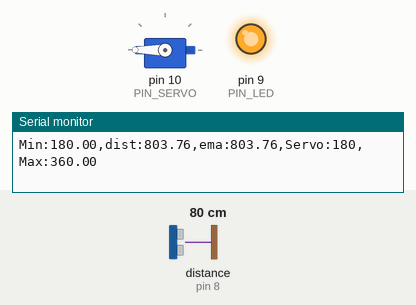
Recording of a sketch running on a simulated Arduino Uno, built with avr-gcc and run on an emulated ATmega328P. Shown: servo, output pins drawn as LEDs (lit = HIGH), the last lines printed to the serial monitor. Wiring (inferred from the names in the program): ultrasonic range finder: trigger pin 12; echo pin 8. The inputs (shaded band) are chosen by the test bench; at power-on: distance to the obstacle (sensor on pin 8) 80 cm. The echo pulse lasts 58.3 µs per cm; pins used as bus, display or sensor lines are not drawn.

Above: at 1.2 s.
1.3 s: distance to the obstacle (sensor on pin 8) set to 35 cm
At 2.0 s:
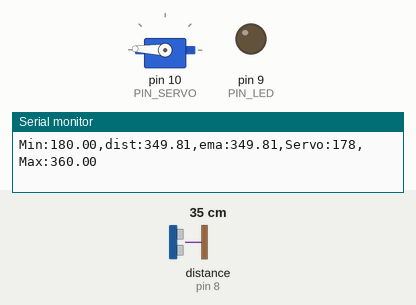
3.1 s: distance to the obstacle (sensor on pin 8) set to 2 cm
At 4.3 s:
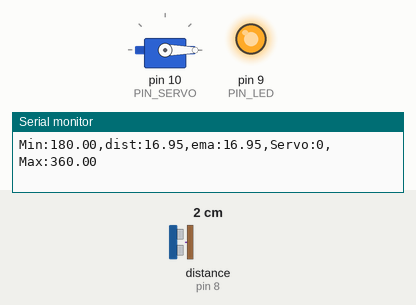
4.6 s: distance to the obstacle (sensor on pin 8) set to 17 cm
7.6 s: distance to the obstacle (sensor on pin 8) set to 19 cm
At 8.9 s:
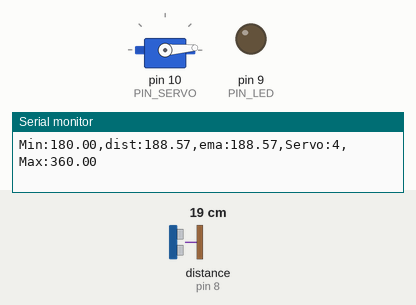
9.2 s: distance to the obstacle (sensor on pin 8) set to 60 cm
At 10.2 s:
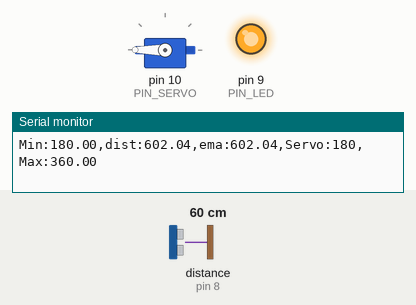
10.7 s: distance to the obstacle (sensor on pin 8) set to 4 cm
At 11.1 s:
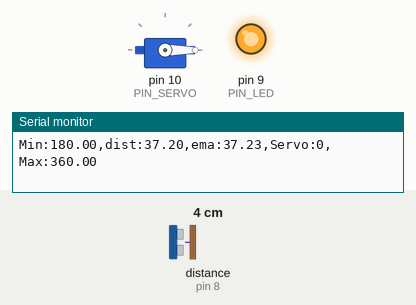
Timing chart, 0 to 13.2 s (numbered marks = the images above; inputs shaded):
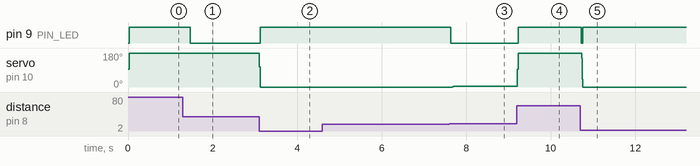

The sketch:

11_example_1.ino
```cpp
#include <Servo.h>

// Arduino pin assignment
#define PIN_LED   9   // LED active-low
#define PIN_TRIG  12  // sonar sensor TRIGGER
#define PIN_ECHO  8   // sonar sensor ECHO
#define PIN_SERVO 10  // servo motor

// Configurable parameters for sonar
#define SND_VEL 346.0          // sound velocity at 24 celsius degree (unit: m/sec)
#define INTERVAL 25            // sampling interval (unit: msec)
#define PULSE_DURATION 10      // ultra-sound Pulse Duration (unit: usec)
#define TIMEOUT ((INTERVAL / 2) * 1000.0)  // maximum echo waiting time (unit: usec)
#define SCALE (0.001 * 0.5 * SND_VEL)  // coefficient to convert duration to distance

#define _EMA_ALPHA 0.2         // EMA weight of new sample (range: 0 to 1)

// Target Distance
#define _DIST_MIN 180.0        // minimum distance to be measured (unit: mm)
#define _DIST_MAX 360.0        // maximum distance to be measured (unit: mm)
#define _TARGET_LOW  180.0        // target low distance (unit: cm)
#define _TARGET_HIGH 360.0        // target high distance (unit: cm)

// Duty duration for myservo.writeMicroseconds()
#define _DUTY_MIN 500          // servo full clockwise position (0 degree)
#define _DUTY_MAX 2500         // servo full counterclockwise position (180 degree)
#define _DUTY_NEU ((_DUTY_MIN + _DUTY_MAX) / 2) // servo neutral position (90 degree)

// Global variables
float dist_ema, dist_prev;   // unit: cm
unsigned long last_sampling_time;  // unit: ms

Servo myservo;

void setup() {
  // Initialize GPIO pins
  pinMode(PIN_LED, OUTPUT);
  pinMode(PIN_TRIG, OUTPUT);    // Sonar TRIGGER
  pinMode(PIN_ECHO, INPUT);     // Sonar ECHO
  digitalWrite(PIN_TRIG, LOW);  // Turn-off Sonar

  myservo.attach(PIN_SERVO);
  myservo.writeMicroseconds(_DUTY_NEU);  // Start servo in neutral position

  // Initialize USS related variables
  dist_prev = _DIST_MAX;  // Assume starting at max distance

  // Initialize serial port
  Serial.begin(57600);

  // Initialize the EMA previous value
  dist_ema = dist_prev;
}

void loop() {
  float dist_raw;


  if (millis() < (last_sampling_time + INTERVAL))
    return;

  dist_raw = USS_measure(PIN_TRIG, PIN_ECHO);

  dist_ema = _EMA_ALPHA * dist_raw + (1 - _EMA_ALPHA) * dist_ema;


  if (dist_ema <= _TARGET_LOW) {
    digitalWrite(PIN_LED, HIGH);  // LED ON (active low)
    myservo.writeMicroseconds(_DUTY_MIN);  // Move servo to 0 degrees
  } else if (dist_ema > _TARGET_LOW && dist_ema <= _TARGET_HIGH) {
    digitalWrite(PIN_LED, LOW);  // LED ON
    int servoPosition = map(dist_ema, _TARGET_LOW, _TARGET_HIGH, _DUTY_MIN, _DUTY_MAX);
    myservo.writeMicroseconds(servoPosition);  // Adjust servo proportionally
  } else if (dist_ema > _TARGET_HIGH) {
    digitalWrite(PIN_LED, HIGH);  // LED ON
    myservo.writeMicroseconds(_DUTY_MAX);  // Move servo to 180 degrees
  } else {
    digitalWrite(PIN_LED, HIGH);  // LED OFF
  }


  Serial.print("Min:"); Serial.print(_DIST_MIN);
  Serial.print(",dist:"); Serial.print(dist_raw);
  Serial.print(",ema:"); Serial.print(dist_ema);
  Serial.print(",Servo:"); Serial.print(myservo.read());
  Serial.print(",Max:"); Serial.print(_DIST_MAX);
  Serial.println("");
}


float USS_measure(int TRIG, int ECHO) {
  digitalWrite(TRIG, HIGH);
  delayMicroseconds(PULSE_DURATION);
  digitalWrite(TRIG, LOW);

  return pulseIn(ECHO, HIGH, TIMEOUT) * SCALE;
}
```

Measured:
- the behaviour switches between 18 and 19 cm on distance to the obstacle (sensor on pin 8) (found by bisection; images 2 and 3)
- after the input at 1.3 s, pin 9 (PIN_LED): HIGH → LOW after 0.17 s; servo on pin 10 (PIN_SERVO): 180° → 179° after 0.26 s, → 178° 0.08 s later
- after the input at 3.1 s, pin 9 (PIN_LED): LOW → HIGH at once; servo on pin 10 (PIN_SERVO): 178° → 0° at once
- after the input at 7.6 s, pin 9 (PIN_LED): HIGH → LOW at once; servo on pin 10 (PIN_SERVO): 0° → 4° after 0.07 s
- after the input at 9.2 s, pin 9 (PIN_LED): LOW → HIGH at once; servo on pin 10 (PIN_SERVO): 4° → 180° at once
- after the input at 10.7 s, pin 9 (PIN_LED): HIGH → LOW at once, → HIGH 0.04 s later; servo on pin 10 (PIN_SERVO): 180° → 0° at once
